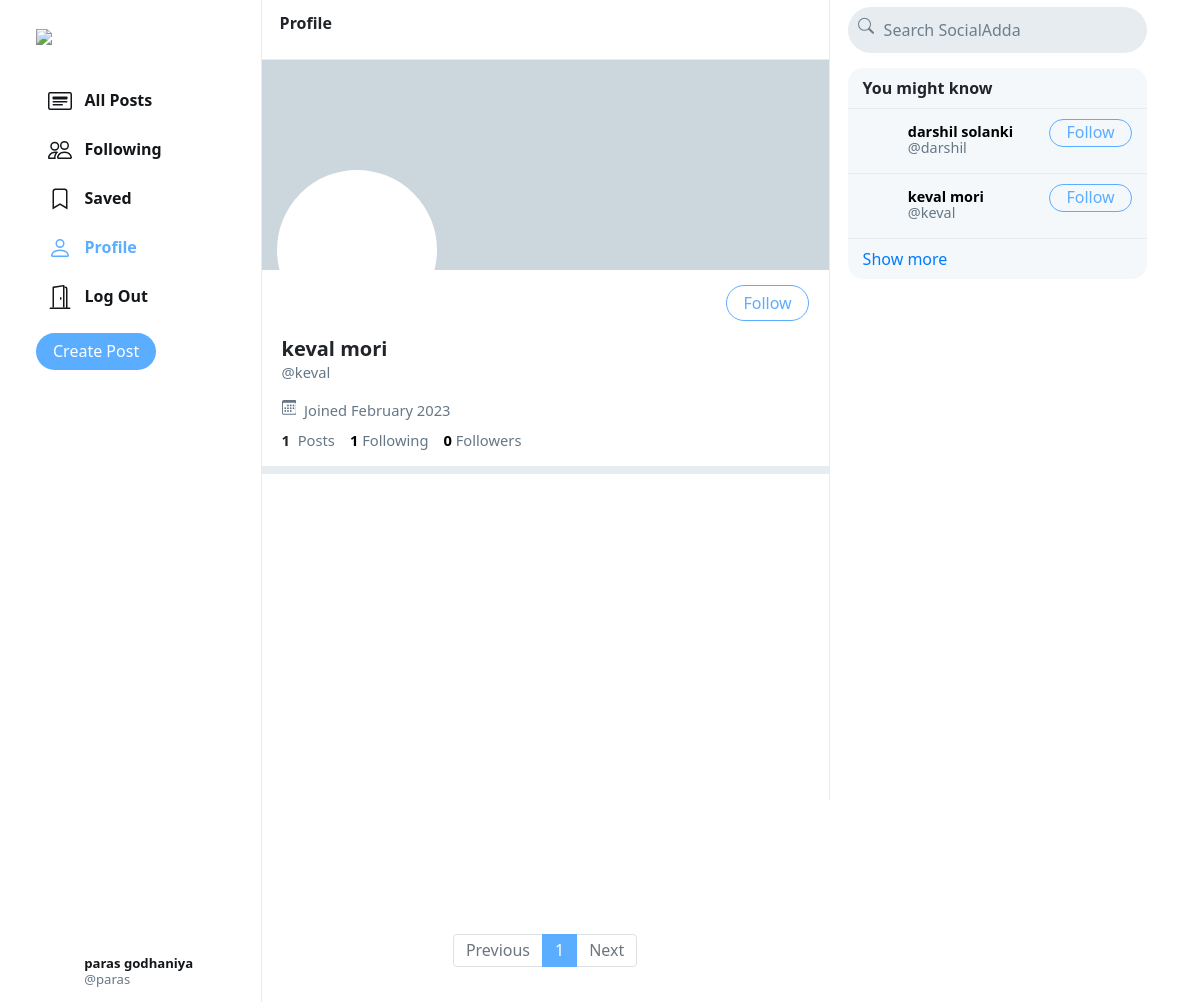
/p/keval (signed in), run on the app's committed database.
### main/models.py (models this page shows, shortened)
class User(AbstractUser):
    profile_pic = models.ImageField(upload_to='profile_pic/')
    bio = models.TextField(max_length=160, blank=True, null=True)
    cover = models.ImageField(upload_to='covers/', blank=True)

### main/views.py (the view)
# urls.py: path("p/<str:username>", views.profile_view, name='profile'),
def profile_view(request,username):
    user = User.objects.get(username=username)
    all_posts = Post.objects.filter(creater=user).order_by('-date_created')
    paginator = Paginator(all_posts, 10)
    page_number = request.GET.get('page')
    if page_number == None:
        page_number = 1
    posts = paginator.get_page(page_number)
    followings = []
    suggestions = []
    follower = False
    if request.user.is_authenticated:
        followings = Follower.objects.filter(followers=request.user).values_list('user', flat=True)
        suggestions = User.objects.exclude(pk__in=followings).exclude(username=request.user.username).order_by("?")[:6]
        if request.user in Follower.objects.get(user=user).followers.all():
            follower = True
    follower_count = Follower.objects.get(user=user).followers.all().count()
    following_count = Follower.objects.filter(followers=user).count()
    return render(request, 'profile.html', {
        "username": user,
        "posts": posts,
        "posts_count": all_posts.count(),
        "suggestions": suggestions,
        "page": "profile",
        "is_follower": follower,
        "follower_count": follower_count,
        "following_count": following_count
    })

### templates/profile.html (shortened to what this page needs)
{% extends 'feed.html' %}
{% load static %}
{% block profile %}
    <div class="profile-view" data-user="{{username.username}}">
        <div class="cover-image" style="background-image: url(/media/{{username.cover}})"></div>
        <div class="profile-image" style="background-image: url(/media/{{username.profile_pic}})"></div>
        <div class="profile-details">
            <div>
                {% if user.username == username.username %}
                    <button class="btn btn-outline-info float-right" id="edit-profile-btn">Edit Profile</button>
                {% elif is_follower %}
                    <button class="btn btn-blue float-right" onclick="unfollow_user(this,'{{username.username}}','edit_page')" id="following-btn">Following</button>
                {% else %}
                    <button class="btn btn-outline-info float-right" onclick="follow_user(this,'{{username.username}}','edit_page')" >Follow</button>
                {% endif %}
            </div>
            <div class="details-data">
                <h5>{{username.first_name}} {{username.last_name}}</h5>
                <div class="grey">@{{username.username}}</div>
                <div class="grey" style="padding: 8px 0px;">
                    &nbsp;Joined {{username.date_joined | date:"F Y"}}
                </div>
                <div>
                    <strong>
                        {{posts_count}}
                    </strong>
                    &nbsp;<span class="grey">Posts</span>
                    <a href="#">
                        <strong id="following__count">{{following_count | default:0}}</strong>&nbsp;<span class="grey">Following</span>
                    </a>
                    <a href="#">
                        <strong id="follower__count">{{follower_count | default:0}}</strong>&nbsp;<span class="grey">Followers</span>
                    </a>
                </div>
            </div>
        </div>
    </div>
    <div class="space"></div>
{% endblock %}

### templates/feed.html (shortened to what this page needs)
{% extends "ly_main.html" %}
{% load static %}
{% block body %}
    <div class="main-div">
        <div class="left-div">
            <nav class="head heading">
                {% if page == 'all_posts' %}
                    All Posts
                {% elif page == 'following' %}
                    Following
                {% elif page == 'saved' %}
                    Saved
                {% elif page == 'profile' %}
                    Profile
                {% else %}
                    Explore
                {% endif %}
            </nav>
            <div class="left-div-content">
                <div class="posts-view">
                    {% block profile %}
                    {% endblock %}
                    <div class="main-div-content">
                        <nav aria-label="Page navigation example" class="pagination-bar">
                            <ul class="pagination justify-content-center">
                                {% if posts.has_previous %}
                                    <li class="page-item">
                                        <a class="page-link" href="?page={{ posts.previous_page_number | default:1}}" tabindex="-1" aria-disabled="true">Previous</a>
                                    </li>
                                {% else %}
                                    <li class="page-item disabled">
                                        <a class="page-link" href="" tabindex="-1" aria-disabled="true">Previous</a>
                                    </li>
                                {% endif %}
                                {% for each in posts.paginator.page_range %}
                                    {% if each == posts.number %}
                                        <li class="page-item active"><a class="page-link" href="?page={{each}}">{{each}}</a></li>
                                    {% else %}
                                        <li class="page-item"><a class="page-link" href="?page={{each}}">{{each}}</a></li>
                                    {% endif %}
                                {% endfor %}
                                {% if posts.has_next %}
                                    <li class="page-item">
                                        <a class="page-link" href="?page={{ posts.next_page_number }}">Next</a>
                                    </li>
                                {% else %}
                                    <li class="page-item disabled">
                                        <a class="page-link" href="">Next</a>
                                    </li>
                                {% endif %}
                            </ul>
                          </nav>
                    </div>
                </div>
            </div>
        </div>
    </div>
{% endblock %}

### templates/ly_main.html (shortened to what this page needs)
{% load static %}
<!DOCTYPE html>
<html lang="en">
    <head>
        <link rel="stylesheet" href="https://stackpath.bootstrapcdn.com/bootstrap/4.4.1/css/bootstrap.min.css">
        <link href="{% static 'main/styles.css' %}" rel="stylesheet">
    </head>
    <body>
        <div class="body" data-page="{{page}}">
            <div class="sidenav">
                <a href="{% url 'home' %}" class="navbar-brand">
                    <img src="{% static 'main/Images/logo.png' %}" height="31px">
                </a>
                <div style="height: 100%;">
                    <div>
                        <div>
                            <ul>
                                <li class="nav-item" id="all_posts">
                                <a href="{% url 'home' %}" class="nav-link">
                                    <div>
                                        &nbsp;&nbsp;All Posts
                                    </div>
                                </a>
                                </li>
								<li class="nav-item" id="following">
									<a href="{% url 'following' %}" class="nav-link">
										<div>
											&nbsp;&nbsp;Following
										</div>
									</a>
								</li>
								<li class="nav-item" id="saved">
									<a href="{% url 'saved' %}" class="nav-link">
										<div>
											<svg width="1.5em" height="1.5em" viewBox="0 0 16 16" class="bi bi-bookmark" fill="currentColor" xmlns="http://www.w3.org/2000/svg">
												<path fill-rule="evenodd" d="M8 12l5 3V3a2 2 0 0 0-2-2H5a2 2 0 0 0-2 2v12l5-3zm-4 1.234l4-2.4 4 2.4V3a1 1 0 0 0-1-1H5a1 1 0 0 0-1 1v10.234z"/>
											  </svg>
											&nbsp;&nbsp;Saved
										</div>
									</a>
								</li>
								<li class="nav-item" id="profile">
									<a href="{% url 'profile' user.username %}" class="nav-link">
										<div>
											&nbsp;&nbsp;Profile
										</div>
									</a>
								</li>
								<li class="nav-item" id="logout">
									<a href="{% url 'logout' %}" class="nav-link">
										<div>
											&nbsp;&nbsp;Log Out
										</div>
									</a>
								</li>
                            </ul>
                        </div>
                        <button id="popup-btn" class="btn  btn-blue" onclick="createpost()">Create Post</button>
                    </div>
                    <div style="position: absolute; bottom: 10px;">
						<li class="nav-item sidenav-user">
							<a href="{% url 'profile' user.username %}" class="nav-link">
								<div class="user_account">
									<div class="small-profilepic" style="float: left; background-image: url(/media/{{user.profile_pic}})"></div>
									<div style="height: 2.7vw; margin: auto;">
										<div style="margin-top: 4px;"><strong>{{user.first_name}} {{user.last_name}}</strong></div>
										<div class="grey" style="margin-top: 4px;">@{{ user.username }}</div>
									</div>
								</div>
							</a>
						</li>
                    </div>
                </div>
            </div>
            {% block body %}
            {% endblock %}
            <div class="right-div">
                <nav class="head">
                    <form action="#">
                        <div class="search-div">
                            <div>
                            </div>
                            <input type="text" name="query" id="search-box" placeholder="Search SocialAdda">
                        </div>
                    </form>
                </nav>
                <div class='right-div-content'>
                    <div class="space" style="background-color: white;"></div>
					<div class="suggestion-box">
						<div class="suggestion-header">
							You might know
						</div>
						{% for suggestion in suggestions %}
							<div class="suggestion-user">
								<div>
									<a href="{% url 'profile' suggestion.username %}">
										<div class="small-profilepic" style="background-image: url(/media/{{suggestion.profile_pic}})"></div>
									</a>
								</div>
								<div class="user-details">
									<a href="{% url 'profile' suggestion.username %}">
										<div id="user-name">
											<strong>
												{{suggestion.first_name}} {{suggestion.last_name}}
											</strong>
										</div>
										<div class="grey">@{{suggestion.username}}</div>
									</a>
								</div>
								<div>
									<button class="btn btn-outline-info " type="button" onclick="follow_user(this,'{{suggestion.username}}','suggestion')">Follow</button>
								</div>
							</div>
						{% empty %}
								<div style="text-align: center; border-bottom: .5px solid #e6ecf0; padding: 10px 15px;">
									<span class="grey" style="font-size: .9em;">No suggestions available.</span>
								</div>
						{% endfor %}
						<div class="suggestion-footer">
							<a href="#">Show more</a>
						</div>
					</div>
                </div>
            </div>
        </div>
    </body>
</html>

### main/static/main/styles.css (style rules this page uses)
.body { display: flex; min-height: 100%; font-family: system-ui, sans-serif; }
.btn-blue { background-color: #5badff; color:#fff; }
.btn { border-radius: 20px; padding: 0.32rem 1rem 0.375rem 1rem; }
.btn, .btn:focus, .btn:active { box-shadow: none !important; -webkit-box-shadow: none !important; }
.btn-outline-info { color:#5badff; border-color: #5badff; }
.grey { color: #657786; }
svg { vertical-align: text-top; }
.sidenav { height: 100%; width: 21.8%; position: fixed; top: 0; left: 0; padding: 15px; list-style: none; border-right: .5px solid #e6ecf0; z-index: 100; padding-left: 3%; background-color: white; }
.sidenav ul { list-style: none; padding-left: 0px; margin-top: 3vh; }
.sidenav li { margin-top: 7px; }
.sidenav .nav-link { color: #14171a; line-height: .7em; font-weight: 700; padding: 0px; }
.sidenav .nav-link > div { padding: 10px 20px 8px 12px; border-radius: 25px; line-height: 0.9em; width: max-content; }
.user_account { display: flex; font-size: .82rem; font-weight: normal; padding-top: 3px !important; padding-bottom: 3px !important; padding-left: 3px !important; }
.user_account .small-profilepic { transform: scale(.82); margin-left: auto; margin-top: auto; }
.active a { color: #5badff !important; }
.main-div { position: relative; width: 47.25%; min-height: 100vh; left: 21.8%; }
.left-div { position: relative; }
.head { height: 7.5vh; }
.heading { position: fixed; width: 47.255%; top: 0px; padding: 18px; border-bottom: .5px solid #e6ecf0; line-height: .7em; font-weight: 800; background-color: #fff; z-index: 1000; }
.left-div-content { margin-top: 7.5vh; }
.small-profilepic { width: 3.1vw; height: 3.1vw; border-radius: 9999px; overflow: hidden; margin-right: 8px; background-size: cover; background-repeat: no-repeat; background-position: center; box-sizing: content-box; }
.space { height: 8px; background-color: #e6ecf0; }
.cover-image { height: 210px; background-size: cover; background-position: center; background-repeat: no-repeat; background-color: #ccd6dd; }
.profile-image { width: 160px; height: 160px; position: absolute; left: 15px; top: 110px; border-radius: 99999px; border: 4px solid white; background-size: cover; background-repeat: no-repeat; background-position: center; background-color: white; }
.profile-details { padding: 15px 20px; }
.profile-details button { padding-bottom: 0.3rem; }
.profile-details > .details-data { margin-top: 52px; font-size: .92em; }
.profile-details h5 { font-weight: 800; margin-bottom: 0px; }
.profile-details a { color: black; text-decoration: none; }
.pagination-bar { margin-top: 35px; margin-bottom: 35px; }
.pagination-bar .page-link { line-height: .9em; }
.page-item.active .page-link { color: white !important; background-color: #5badff; border-color: #5badff; }
.page-link { color: #5badff; }
.right-div { width: 28%; height: 100vh; position: fixed; right: 2.95%; border-left: .5px solid #e6ecf0; background-color: white; }
.right-div .head { padding: .9vh 1.5vw; }
.right-div .search-div { margin-left: auto; margin-right: auto; display: flex; border-radius: 25px; background-color: #e6ecf0; padding-left: 10px; padding-right: 10px; vertical-align: middle; }
#search-box { height: 5.7vh; border: none; background: none; outline: none; width: 100%; margin-left: 8px; }
#search-box::placeholder { color: #6d7e8c; }
.right-div-content { height: 92.5vh; overflow: auto; padding-left: 1.5vw; padding-right: 1.5vw; }
.suggestion-box, .guest-box { border-radius: 15px; overflow: hidden; background-color: #f5f8fa; }
.suggestion-header { padding: 13px 15px; line-height: .9em; font-weight: 800; border-bottom: .5px solid #e6ecf0; }
.suggestion-user { display: flex; padding: 10px 15px; font-size: .9em; border-bottom: .5px solid #e6ecf0; }
.suggestion-user a { color: black; text-decoration: none; }
.user-details { flex: 1; line-height: 1.1em; padding: 5px 0px 7px 0px; }
.suggestion-user .btn { padding: 0em 1em .09em 1em; }
.suggestion-footer { padding: 13px 15px; line-height: .9em; }
.suggestion-footer a { text-decoration: none; }

### data on the page
User: first_name "paras", last_name "godhaniya", username "paras"
User: first_name "keval", last_name "mori", username "keval", date_joined "February 2023"
User: first_name "darshil", last_name "solanki", username "darshil"

### other printed values
{{ posts_count }} "1"
{{ following_count | default:0 }} "1"
{{ follower_count | default:0 }} "0"
{{ each }} "1"
